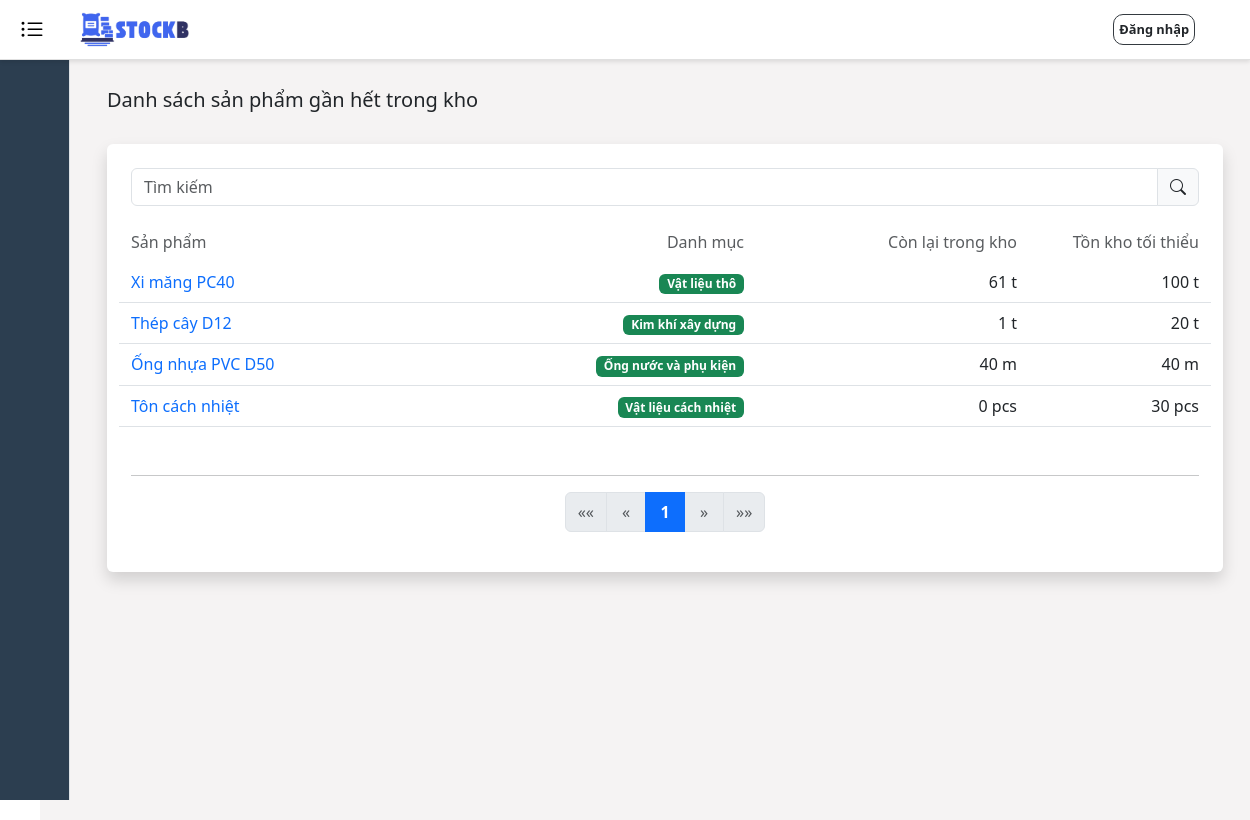
The page /check/low-stock on the database its author committed.
### stockb/models.py (models this page shows, shortened)
class Product(models.Model):
    product_name = models.CharField(max_length=100)
    description = models.TextField(blank=True)
    purchase_price = models.DecimalField(max_digits=10, decimal_places=0)
    selling_price = models.DecimalField(max_digits=10, decimal_places=0)
    minimum_stock = models.IntegerField(default=0)
    inspection_time = models.IntegerField(default=0)
    category = models.ForeignKey(ProductCategory, on_delete=models.CASCADE)
    unit = models.ForeignKey(Unit, on_delete=models.CASCADE)
    supplier = models.ForeignKey(Supplier, on_delete=models.CASCADE)
    created_at = models.DateTimeField(auto_now_add=True)
    updated_at = models.DateTimeField(auto_now=True)

class ProductCategory(models.Model):
    category_name = models.CharField(max_length=100)
    description = models.TextField(
        blank=True,
        null=True
    )
    created_at = models.DateTimeField(auto_now_add=True)
    updated_at = models.DateTimeField(auto_now=True)

class Unit(models.Model):
    unit_name = models.CharField(max_length=50)
    unit_symbol = models.CharField(max_length=10)
    created_at = models.DateTimeField(auto_now_add=True)
    updated_at = models.DateTimeField(auto_now=True)

### stockb/views/check_views.py (the view)
# urls.py: path('check/low-stock', check_views.low_stock_list_view, name='low_stock_list'),
def low_stock_list_view(request):
    search_query = request.GET.get('q', '')
    low_stock_products = []
    product_details_active = ProductDetail.objects.filter(status="ACTIVE")
    products = Product.objects.all().prefetch_related(
        Prefetch('product_details', queryset=product_details_active)
    ).select_related('category', 'unit')
    if search_query:
        products = products.filter(product_name__icontains=search_query)
    for product in products:
        total_quantity = product.product_details.aggregate(total=Sum('remaining_quantity'))['total'] or 0
        if total_quantity <= product.minimum_stock:
            low_stock_products.append({
                'product': product,
                'total_quantity': total_quantity,
                'minimum_stock': product.minimum_stock,
            })
    paginator = Paginator(low_stock_products, 10)
    page_number = request.GET.get('page')
    page_obj = paginator.get_page(page_number)
    context = {
        "title": "Hàng gần hết trong kho",
        "low_stock_products": page_obj,
        "search_query": search_query,
    }
    return render(request, 'check/low_stock_list.html', context)

### stockb/context_processors.py (called while the page is built)
def notifications(request):
    return {
        'notifications': Notification.objects.all()[:50]
    }

### stockb/templates/check/low_stock_list.html (shortened to what this page needs)
{% extends 'base.html' %}
{% load static %}
{% block extra_head %}
    <link rel="stylesheet" href="{% static 'css/share.css' %}">
{% endblock %}
{% block content %}
    <div class="d-flex justify-content-between align-items-center mb-4">
        <h5>Danh sách sản phẩm gần hết trong kho</h5>
    </div>
    <div class="container bg-white p-4 rounded shadow">
        <form method="get" class="input-group mb-4">
            <input type="text" name="q" class="form-control" placeholder="Tìm kiếm" value="{{ search_query }}">
            <button type="submit" class="input-group-text"><i class="bi bi-search"></i></button>
        </form>
        <div class="row mb-2 text-muted">
            <div class="col-5">Sản phẩm</div>
            <div class="col-2 text-end">Danh mục</div>
            <div class="col-3 text-end">Còn lại trong kho</div>
            <div class="col-2 text-end">Tồn kho tối thiểu</div>
        </div>
        {% for item in low_stock_products %}
        <div class="row py-2 border-bottom align-items-center">
            <a href="/product/{{ item.product.id }}" class="col-5">
                {{ item.product.product_name }}
            </a>
            <div class="col-2 text-end">
                <span class="badge bg-success">{{ item.product.category.category_name }}</span>
            </div>
            <div class="col-3 text-end">
                <span>{{ item.total_quantity }} {{ item.product.unit.unit_symbol }}</span>
            </div>
            <div class="col-2 text-end">
                <span>{{ item.minimum_stock }} {{ item.product.unit.unit_symbol }}</span>
            </div>
        </div>
        {% empty %}
        <div class="row py-2">
            <div class="col-12 text-center text-muted">
                Không có sản phẩm nào gần hết trong kho.
            </div>
        </div>
        {% endfor %}
        <div class="mt-5">
            {% include 'Pagination/pagination.html' with page_obj=low_stock_products %}
        </div>
    </div>
{% endblock %}

### static/styles.css (style rules this page uses)
body { overflow-x: hidden; }

### static/css/share.css (style rules this page uses)
a { text-decoration: none; }

### rows shown on the page
Product: product.product_name "Xi măng PC40", product.category.category_name "Vật liệu thô", total_quantity "61", product.unit.unit_symbol "t", minimum_stock "100"
Product: product.product_name "Thép cây D12", product.category.category_name "Kim khí xây dựng", total_quantity "1", product.unit.unit_symbol "t", minimum_stock "20"
Product: product.product_name "Ống nhựa PVC D50", product.category.category_name "Ống nước và phụ kiện", total_quantity "40", product.unit.unit_symbol "m", minimum_stock "40"
Product: product.product_name "Tôn cách nhiệt", product.category.category_name "Vật liệu cách nhiệt", total_quantity "0", product.unit.unit_symbol "pcs", minimum_stock "30"

### other values the page prints
{{ i }} "1"
